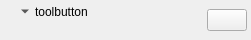
<?xml version="1.0" encoding="UTF-8"?>
<ui version="4.0">
 <class>statusWidgetClass</class>
 <widget class="QWidget" name="statusWidgetClass">
  <property name="geometry">
   <rect>
    <x>0</x>
    <y>0</y>
    <width>251</width>
    <height>40</height>
   </rect>
  </property>
  <property name="windowTitle">
   <string>Form</string>
  </property>
  <layout class="QHBoxLayout" name="horizontalLayout_3">
   <property name="spacing">
    <number>0</number>
   </property>
   <property name="leftMargin">
    <number>4</number>
   </property>
   <property name="topMargin">
    <number>0</number>
   </property>
   <property name="rightMargin">
    <number>4</number>
   </property>
   <property name="bottomMargin">
    <number>0</number>
   </property>
   <item>
    <widget class="QLabel" name="label">
     <property name="sizePolicy">
      <sizepolicy hsizetype="Minimum" vsizetype="Minimum">
       <horstretch>0</horstretch>
       <verstretch>0</verstretch>
      </sizepolicy>
     </property>
     <property name="text">
      <string/>
     </property>
     <property name="pixmap">
      <pixmap resource="resources.qrc">:/icons/resource/green.png</pixmap>
     </property>
    </widget>
   </item>
   <item>
    <layout class="QVBoxLayout" name="verticalLayout">
     <property name="spacing">
      <number>0</number>
     </property>
     <property name="leftMargin">
      <number>3</number>
     </property>
     <item>
      <layout class="QHBoxLayout" name="horizontalLayout_2">
       <property name="spacing">
        <number>0</number>
       </property>
       <item>
        <widget class="statusToolButton" name="toolButton_userName">
         <property name="text">
          <string>toolbutton</string>
         </property>
         <property name="popupMode">
          <enum>QToolButton::InstantPopup</enum>
         </property>
         <property name="toolButtonStyle">
          <enum>Qt::ToolButtonTextBesideIcon</enum>
         </property>
         <property name="autoRaise">
          <bool>true</bool>
         </property>
         <property name="arrowType">
          <enum>Qt::DownArrow</enum>
         </property>
        </widget>
       </item>
       <item>
        <spacer name="horizontalSpacer">
         <property name="orientation">
          <enum>Qt::Horizontal</enum>
         </property>
         <property name="sizeHint" stdset="0">
          <size>
           <width>40</width>
           <height>10</height>
          </size>
         </property>
        </spacer>
       </item>
      </layout>
     </item>
     <item>
      <layout class="QHBoxLayout" name="horizontalLayout">
       <property name="spacing">
        <number>0</number>
       </property>
       <item>
        <widget class="statusTextWidget" name="statusTextWidgetObject" native="true">
         <property name="sizePolicy">
          <sizepolicy hsizetype="Fixed" vsizetype="Fixed">
           <horstretch>0</horstretch>
           <verstretch>0</verstretch>
          </sizepolicy>
         </property>
        </widget>
       </item>
       <item>
        <spacer name="horizontalSpacer_2">
         <property name="orientation">
          <enum>Qt::Horizontal</enum>
         </property>
         <property name="sizeHint" stdset="0">
          <size>
           <width>40</width>
           <height>10</height>
          </size>
         </property>
        </spacer>
       </item>
      </layout>
     </item>
    </layout>
   </item>
   <item>
    <widget class="avatarWidget" name="pushButton_avatar">
     <property name="text">
      <string/>
     </property>
     <property name="icon">
      <iconset resource="resources.qrc">
       <normaloff>:/icons/resource/avatar.png</normaloff>:/icons/resource/avatar.png</iconset>
     </property>
     <property name="iconSize">
      <size>
       <width>32</width>
       <height>32</height>
      </size>
     </property>
    </widget>
   </item>
  </layout>
  <action name="actionBusy">
   <property name="icon">
    <iconset resource="resources.qrc">
     <normaloff>:/icons/resource/red.png</normaloff>:/icons/resource/red.png</iconset>
   </property>
   <property name="text">
    <string>Busy</string>
   </property>
  </action>
  <action name="actionAvailable">
   <property name="icon">
    <iconset resource="resources.qrc">
     <normaloff>:/icons/resource/green.png</normaloff>:/icons/resource/green.png</iconset>
   </property>
   <property name="text">
    <string>Available</string>
   </property>
  </action>
  <action name="actionInvisible">
   <property name="icon">
    <iconset resource="resources.qrc">
     <normaloff>:/icons/resource/gray.png</normaloff>:/icons/resource/gray.png</iconset>
   </property>
   <property name="text">
    <string>Invisible</string>
   </property>
  </action>
  <action name="actionSign_out">
   <property name="icon">
    <iconset resource="resources.qrc">
     <normaloff>:/icons/resource/gray.png</normaloff>:/icons/resource/gray.png</iconset>
   </property>
   <property name="text">
    <string>Sign out</string>
   </property>
  </action>
  <action name="actionAway">
   <property name="icon">
    <iconset resource="resources.qrc">
     <normaloff>:/icons/resource/orange.png</normaloff>:/icons/resource/orange.png</iconset>
   </property>
   <property name="text">
    <string>Away</string>
   </property>
  </action>
 </widget>
 <customwidgets>
  <customwidget>
   <class>avatarWidget</class>
   <extends>QPushButton</extends>
   <header>avatarWidget.h</header>
  </customwidget>
  <customwidget>
   <class>statusTextWidget</class>
   <extends>QWidget</extends>
   <header>statusTextWidget.h</header>
   <container>1</container>
  </customwidget>
  <customwidget>
   <class>statusToolButton</class>
   <extends>QToolButton</extends>
   <header>statusToolButton.h</header>
  </customwidget>
 </customwidgets>
 <resources>
  <include location="resources.qrc"/>
 </resources>
 <connections/>
</ui>
